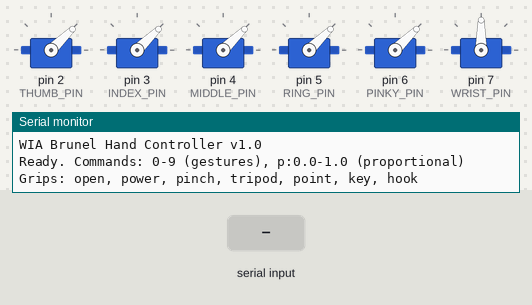
Recording of a sketch running on a simulated Arduino Mega 2560, built with avr-gcc and run on an emulated ATmega2560. On the bench: 6 × servo, the last lines printed to the serial monitor. The test bench sets the inputs (shaded band).

Above: at 1.2 s.
1.3 s: "f:1,80\n" received over Serial
At 2.2 s:
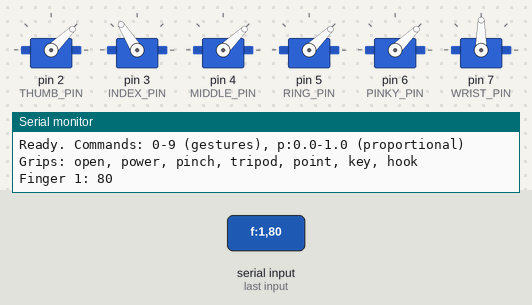
3.3 s: "2\n" received over Serial
At 4.3 s:
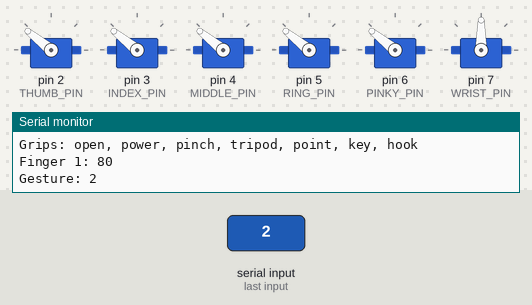
5.3 s: "p:\n" received over Serial
At 5.47 s:
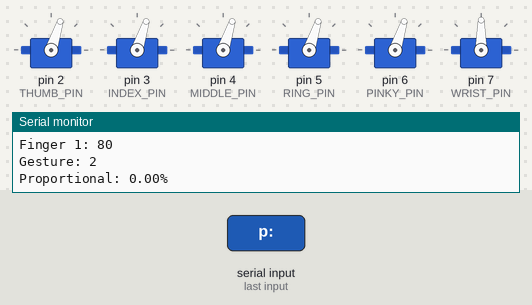
7.1 s: "3\n" received over Serial
At 8.0 s:
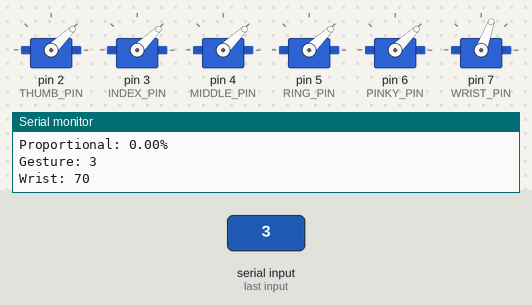
8.6 s: "5\n" received over Serial
At 10.1 s:
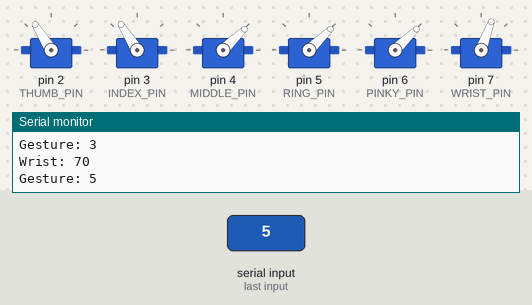
10.6 s: "4\n" received over Serial
At 11.5 s:
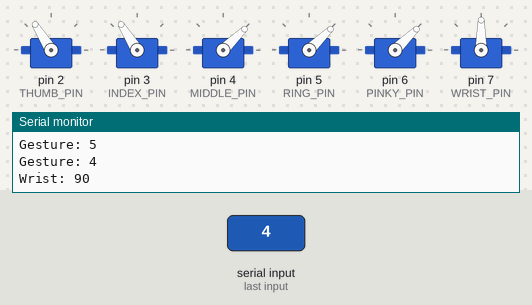
Timing chart, 0 to 13.1 s (numbered marks = the images above; inputs shaded):
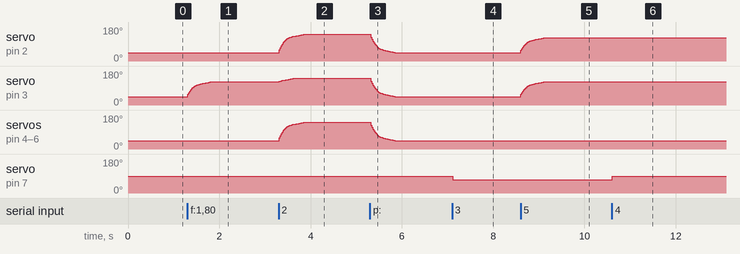

Measured:
- after the input at 1.3 s, servo on pin 3 (INDEX_PIN): moves from 44° to 122° over 0.50 s, starting at once
- after the input at 3.3 s, servo on pin 2 (THUMB_PIN), servo on pin 4 (MIDDLE_PIN), servo on pin 5 (RING_PIN), servo on pin 6 (PINKY_PIN): moves from 44° to 141° over 0.54 s, starting at once; servo on pin 3 (INDEX_PIN): moves from 122° to 141° over 0.31 s, starting at once
- after the input at 5.3 s, servo on pin 2 (THUMB_PIN), servo on pin 3 (INDEX_PIN), servo on pin 4 (MIDDLE_PIN), servo on pin 5 (RING_PIN), servo on pin 6 (PINKY_PIN): moves from 141° to 44° over 0.54 s, starting at once
- after the input at 7.1 s, servo on pin 7 (WRIST_PIN): 90° → 70° at once
- after the input at 8.6 s, servo on pin 2 (THUMB_PIN), servo on pin 3 (INDEX_PIN): moves from 44° to 122° over 0.50 s, starting at once
- after the input at 10.6 s, servo on pin 7 (WRIST_PIN): 70° → 90° at once

The sketch:

brunel-hand-controller.ino
```cpp
// (licence header left out)
#include <Servo.h>

// Brunel Hand actuator pins (PWM capable)
const int THUMB_PIN = 2;
const int INDEX_PIN = 3;
const int MIDDLE_PIN = 4;
const int RING_PIN = 5;
const int PINKY_PIN = 6;
const int WRIST_PIN = 7;

// Actuonix linear actuators (use Servo library)
Servo thumbActuator;
Servo indexActuator;
Servo middleActuator;
Servo ringActuator;
Servo pinkyActuator;
Servo wristServo;

// Gesture definitions
enum Gesture {
    GESTURE_REST = 0,
    GESTURE_HAND_OPEN = 1,
    GESTURE_HAND_CLOSE = 2,
    GESTURE_WRIST_FLEXION = 3,
    GESTURE_WRIST_EXTENSION = 4,
    GESTURE_PINCH = 5,
    GESTURE_TRIPOD = 6,
    GESTURE_POINT = 7,
    GESTURE_KEY_GRIP = 8,
    GESTURE_HOOK = 9
};

// Finger positions (0 = open, 100 = closed)
struct FingerState {
    int thumb;
    int index;
    int middle;
    int ring;
    int pinky;
};

FingerState currentState = {0, 0, 0, 0, 0};
FingerState targetState = {0, 0, 0, 0, 0};

// Wrist state
int wristPosition = 90;

// Control parameters
const float MOVEMENT_SPEED = 0.15;  // Smooth interpolation factor
const int UPDATE_INTERVAL_MS = 20;
float emgLevel = 0.0;
bool proportionalEnabled = true;

// Grip presets for Brunel Hand
struct GripPreset {
    FingerState fingers;
    const char* name;
};

GripPreset GRIP_PRESETS[] = {
    {{0, 0, 0, 0, 0}, "Open"},
    {{100, 100, 100, 100, 100}, "Power Grip"},
    {{80, 80, 0, 0, 0}, "Pinch"},
    {{70, 70, 70, 0, 0}, "Tripod"},
    {{100, 0, 100, 100, 100}, "Point"},
    {{90, 70, 40, 40, 40}, "Key Grip"},
    {{0, 100, 100, 100, 100}, "Hook"},
};

void setup() {
    Serial.begin(115200);
    Serial.println("WIA Brunel Hand Controller v1.0");

    // Attach actuators
    thumbActuator.attach(THUMB_PIN);
    indexActuator.attach(INDEX_PIN);
    middleActuator.attach(MIDDLE_PIN);
    ringActuator.attach(RING_PIN);
    pinkyActuator.attach(PINKY_PIN);
    wristServo.attach(WRIST_PIN);

    // Initialize to open position
    applyGrip(GRIP_PRESETS[0].fingers);
    wristServo.write(wristPosition);

    Serial.println("Ready. Commands: 0-9 (gestures), p:0.0-1.0 (proportional)");
    Serial.println("Grips: open, power, pinch, tripod, point, key, hook");
}

void loop() {
    handleSerialInput();
    updateActuators();
    delay(UPDATE_INTERVAL_MS);
}

void handleSerialInput() {
    if (Serial.available() > 0) {
        String input = Serial.readStringUntil('\n');
        input.trim();
        input.toLowerCase();

        // Proportional control
        if (input.startsWith("p:")) {
            float level = input.substring(2).toFloat();
            setProportionalGrip(level);
        }
        // EMG level from BLE
        else if (input.startsWith("emg:")) {
            emgLevel = input.substring(4).toFloat();
            if (proportionalEnabled) {
                setProportionalGrip(emgLevel);
            }
        }
        // Gesture number
        else if (input.length() == 1 && isDigit(input[0])) {
            executeGesture((Gesture)input.toInt());
        }
        // Named grips
        else if (input == "open") { applyGrip(GRIP_PRESETS[0].fingers); }
        else if (input == "power") { applyGrip(GRIP_PRESETS[1].fingers); }
        else if (input == "pinch") { applyGrip(GRIP_PRESETS[2].fingers); }
        else if (input == "tripod") { applyGrip(GRIP_PRESETS[3].fingers); }
        else if (input == "point") { applyGrip(GRIP_PRESETS[4].fingers); }
        else if (input == "key") { applyGrip(GRIP_PRESETS[5].fingers); }
        else if (input == "hook") { applyGrip(GRIP_PRESETS[6].fingers); }
        // Individual finger control: "f:1,80" (finger 1 to 80%)
        else if (input.startsWith("f:")) {
            int comma = input.indexOf(',');
            if (comma > 2) {
                int finger = input.substring(2, comma).toInt();
                int pos = input.substring(comma + 1).toInt();
                setIndividualFinger(finger, pos);
            }
        }
        // Status
        else if (input == "status") {
            printStatus();
        }
    }
}

void executeGesture(Gesture gesture) {
    Serial.print("Gesture: ");
    Serial.println(gesture);

    switch (gesture) {
        case GESTURE_REST:
        case GESTURE_HAND_OPEN:
            applyGrip(GRIP_PRESETS[0].fingers);
            break;

        case GESTURE_HAND_CLOSE:
            applyGrip(GRIP_PRESETS[1].fingers);
            break;

        case GESTURE_PINCH:
            applyGrip(GRIP_PRESETS[2].fingers);
            break;

        case GESTURE_TRIPOD:
            applyGrip(GRIP_PRESETS[3].fingers);
            break;

        case GESTURE_POINT:
            applyGrip(GRIP_PRESETS[4].fingers);
            break;

        case GESTURE_KEY_GRIP:
            applyGrip(GRIP_PRESETS[5].fingers);
            break;

        case GESTURE_HOOK:
            applyGrip(GRIP_PRESETS[6].fingers);
            break;

        case GESTURE_WRIST_FLEXION:
            rotateWrist(-20);
            break;

        case GESTURE_WRIST_EXTENSION:
            rotateWrist(20);
            break;
    }
}

void applyGrip(FingerState grip) {
    targetState = grip;
}

void setIndividualFinger(int finger, int position) {
    position = constrain(position, 0, 100);

    switch (finger) {
        case 0: targetState.thumb = position; break;
        case 1: targetState.index = position; break;
        case 2: targetState.middle = position; break;
        case 3: targetState.ring = position; break;
        case 4: targetState.pinky = position; break;
    }

    Serial.print("Finger ");
    Serial.print(finger);
    Serial.print(": ");
    Serial.println(position);
}

void setProportionalGrip(float level) {
    level = constrain(level, 0.0, 1.0);
    int pos = (int)(level * 100);

    targetState.thumb = pos;
    targetState.index = pos;
    targetState.middle = pos;
    targetState.ring = pos;
    targetState.pinky = pos;

    Serial.print("Proportional: ");
    Serial.print(level * 100);
    Serial.println("%");
}

void rotateWrist(int degrees) {
    wristPosition = constrain(wristPosition + degrees, 0, 180);
    wristServo.write(wristPosition);

    Serial.print("Wrist: ");
    Serial.println(wristPosition);
}

void updateActuators() {
    // Smooth interpolation
    currentState.thumb = smoothStep(currentState.thumb, targetState.thumb);
    currentState.index = smoothStep(currentState.index, targetState.index);
    currentState.middle = smoothStep(currentState.middle, targetState.middle);
    currentState.ring = smoothStep(currentState.ring, targetState.ring);
    currentState.pinky = smoothStep(currentState.pinky, targetState.pinky);

    // Apply to actuators (Actuonix uses 1000-2000us pulse width)
    thumbActuator.writeMicroseconds(positionToPulse(currentState.thumb));
    indexActuator.writeMicroseconds(positionToPulse(currentState.index));
    middleActuator.writeMicroseconds(positionToPulse(currentState.middle));
    ringActuator.writeMicroseconds(positionToPulse(currentState.ring));
    pinkyActuator.writeMicroseconds(positionToPulse(currentState.pinky));
}

int smoothStep(int current, int target) {
    if (current == target) return current;

    float diff = target - current;
    int step = (int)(diff * MOVEMENT_SPEED);

    if (abs(step) < 1) {
        step = (diff > 0) ? 1 : -1;
    }

    return constrain(current + step, 0, 100);
}

int positionToPulse(int position) {
    // Actuonix L12: 1000us = fully retracted, 2000us = fully extended
    // Map 0-100% to 1000-2000us (invert if needed for close = extended)
    return map(position, 0, 100, 1000, 2000);
}

void printStatus() {
    Serial.println("=== Brunel Hand Status ===");
    Serial.print("Thumb:  "); Serial.println(currentState.thumb);
    Serial.print("Index:  "); Serial.println(currentState.index);
    Serial.print("Middle: "); Serial.println(currentState.middle);
    Serial.print("Ring:   "); Serial.println(currentState.ring);
    Serial.print("Pinky:  "); Serial.println(currentState.pinky);
    Serial.print("Wrist:  "); Serial.println(wristPosition);
    Serial.print("EMG:    "); Serial.println(emgLevel);
}
```
